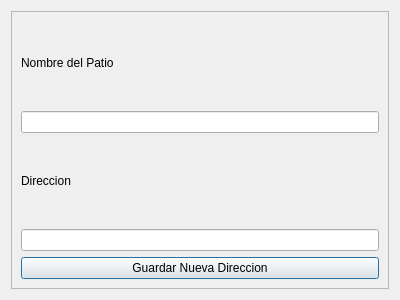
<?xml version="1.0" encoding="UTF-8"?>
<ui version="4.0">
 <class>Dialog</class>
 <widget class="QDialog" name="Dialog">
  <property name="geometry">
   <rect>
    <x>0</x>
    <y>0</y>
    <width>400</width>
    <height>300</height>
   </rect>
  </property>
  <property name="windowTitle">
   <string>Dialog</string>
  </property>
  <layout class="QVBoxLayout" name="verticalLayout">
   <item>
    <widget class="QFrame" name="frame_5">
     <property name="frameShape">
      <enum>QFrame::Shape::StyledPanel</enum>
     </property>
     <property name="frameShadow">
      <enum>QFrame::Shadow::Raised</enum>
     </property>
     <layout class="QVBoxLayout" name="verticalLayout_5">
      <item>
       <widget class="QLabel" name="lbl_direccion_name">
        <property name="text">
         <string>Nombre del Patio</string>
        </property>
       </widget>
      </item>
      <item>
       <widget class="QLineEdit" name="name_yard"/>
      </item>
      <item>
       <widget class="QLabel" name="lbl_direccion">
        <property name="text">
         <string>Direccion</string>
        </property>
       </widget>
      </item>
      <item>
       <widget class="QLineEdit" name="address_yard"/>
      </item>
      <item>
       <widget class="QPushButton" name="btn_add_nAddress">
        <property name="text">
         <string>Guardar Nueva Direccion</string>
        </property>
       </widget>
      </item>
     </layout>
    </widget>
   </item>
  </layout>
 </widget>
 <resources/>
 <connections/>
</ui>
